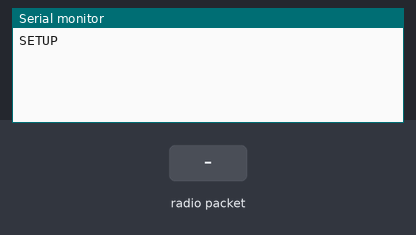
The sketch below on a simulated Arduino Uno, built with avr-gcc and run on an emulated ATmega328P. Shown: the last lines printed to the serial monitor. The test bench sets the inputs (shaded band). No radio packets arrive unless stated.

Above: at 2.2 s.
2.3 s: radio packet "1" arrives
At 3.5 s:
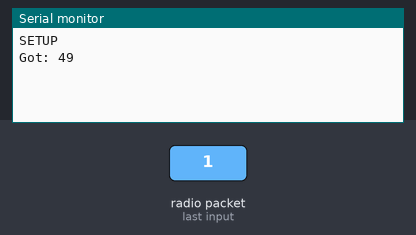
3.8 s: radio packet "0" arrives
At 4.8 s:
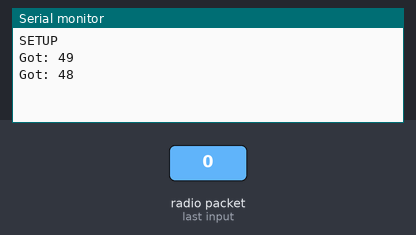
5.3 s: radio packet "2" arrives
At 5.9 s:
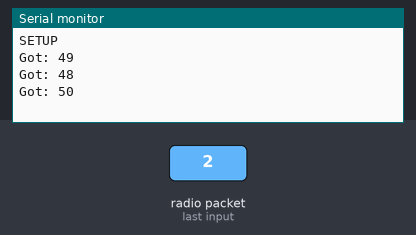

Measured:
- after the input at 2.3 s, the serial monitor: prints a new line at once (image 1)
- after the input at 3.8 s, the serial monitor: prints a new line at once (image 2)
- after the input at 5.3 s, the serial monitor: prints a new line at once (image 3)

The sketch:

Receiver433.ino
```cpp
#include <VirtualWire.h>
/*
 * Receiver433.ino
 *
 * Created: 5/14/2015 11:54:26 AM
 * Author: SG0891784
 */

#define RECEIVE_PIN	12

void setup()
{
	delay(1000);
	Serial.begin(9600);
	Serial.println("SETUP");

	vw_set_rx_pin(RECEIVE_PIN);
	vw_set_ptt_inverted(true);
	vw_setup(2000);

	vw_rx_start();

}

void loop()
{
	uint8_t buf[VW_MAX_MESSAGE_LEN];
	uint8_t buflen = VW_MAX_MESSAGE_LEN;
	if (vw_get_message(buf, &buflen)) // Non-blocking
	{
		uint8_t i;

		// Message with a good checksum received, dump it.
		Serial.print("Got: ");

		for (i = 0; i < buflen; i++)
		{
			Serial.print(buf[i]);
			Serial.print(' ');
		}
		Serial.println();

	 }
}
```
